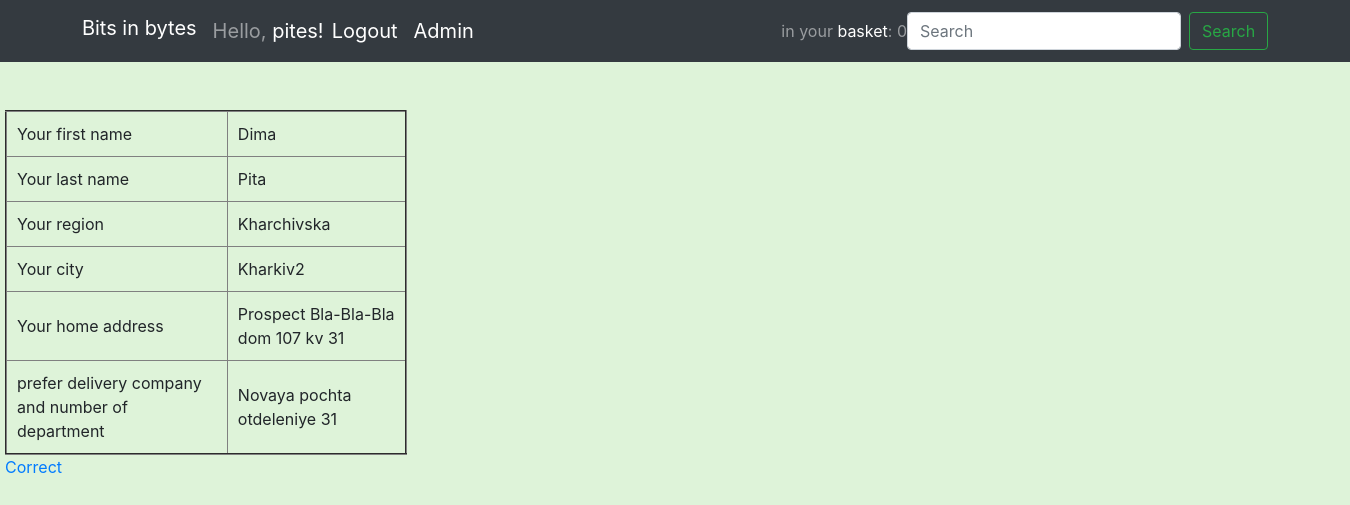
The page /account/profile/ (signed in) on the database its author committed.
### app1/models.py (models this page shows)
class User(AbstractUser):
    region = models.CharField(max_length=60, help_text="Oblast Vashego projivaia", blank=True)
    city = models.CharField(max_length=60, help_text="Gorod Vashego projivaia", blank=True)
    address = models.CharField(max_length=80, help_text="Adress Vashego projivaia", blank=True)
    delivery = models.CharField(max_length=80, help_text="Predpochitaemaya slujba dostavki i nomer otdelenia",
                                blank=True)

### app1/views.py (the view)
# urls.py: url(r'account/profile/$', views.Profile.as_view(), name="profile"),
class Profile(TemplateView):
    template_name = "app1/profile.html"
    def get_context_data(self, **kwargs):
        context = super(Profile, self).get_context_data(**kwargs)
        pk = self.request.user.id
        user_data = get_object_or_404(User, pk=pk)
        context['first_name'] = user_data.first_name
        context['last_name'] = user_data.last_name
        context['region'] = user_data.region
        context['city'] = user_data.city
        context['address'] = user_data.address
        context['delivery'] = user_data.delivery
        return context

### app1/templates/app1/profile.html (shortened to what this page needs)
{% extends "app1/base.html" %}
{% block content %}
    <br>
<br>
<div>
  <table border="2" width="30%" cellpadding="10">
    <tr>
      <td>Your first name</td>
      <td>{{ first_name }}</td>
    </tr>
    <tr>
      <td>Your last name </td>
      <td>{{ last_name }}</td>
    </tr>
    <tr>
      <td>Your region</td>
      <td>{{ region }} </td>
    </tr>
    <tr>
      <td>Your city</td>
      <td>{{ city }} </td>
    </tr>
    <tr>
      <td>Your home address</td>
      <td>{{ address }} </td>
    </tr>
    <tr>
      <td>prefer delivery company and number of department</td>
      <td>{{ delivery }} </td>
    </tr>
  </table>
  <div><a href="{% url 'profile_correct'%}">Correct</a></div>
</div>
{% endblock %}

### app1/templates/app1/base.html (shortened to what this page needs)
{% load static %}
<!DOCTYPE html>
<html lang="en">
<head>
    <link rel="stylesheet" href="https://stackpath.bootstrapcdn.com/bootstrap/4.3.1/css/bootstrap.min.css">
    <link rel="stylesheet" type="text/css" href="{% static 'app1/css/base.css'%}">
</head>
    <body>
        <nav class="navbar navbar-expand-lg navbar-dark bg-dark">
            <div class="navbar-container">
                <a class="navbar-brand" href="/">Bits in bytes</a>
                <div class="collapse navbar-collapse" id="navbarSupportedContent">
                <ul class="navbar-nav mr-auto">
                  {% if user.is_authenticated %}
                   <li class="nav-item active">
                     <span class="navbar-text" style="font-size: 20px">Hello, <a href="{% url 'profile' %}">{{user.username}}!</a></span>
                      </li>
                      <li class="nav-item active">
                        <a class="nav-link" href="{% url 'logout' %}" style="font-size: 20px">Logout</a>
                      </li>
                    {% if user.is_staff == 1 %}
                      <li class="nav-item active">
                        <a class="nav-link" href="/admin/" style="font-size: 20px">Admin</a>
                      </li>
                  {% endif %}
                  {% endif %}
                </ul>
                <div>
                  {% if user.is_authenticated %}
                        <div class="navbar-text">in your <a href="{% url 'basket' %}">basket</a>: {{user.basket_state}}</div>
                  {% endif %}
                </div>
                <div>
                    <form class="form-inline my-2 my-lg-0" action="{% url 'searching' %}" method="get">
                      <input class="form-control mr-sm-2" name="search" type="search" placeholder="Search" aria-label="Search">
                      <button class="btn btn-outline-success my-2 my-sm-0" type="submit">Search</button>
                    </form>
                </div>
                </div>
            </div>
        </nav>
    <div class="main-content">
        {% block content %}
        {% endblock %}
    </div>
</body>
</html>

### app1/static/app1/css/base.css (style rules this page uses)
body { background: #32b81729; padding: 0; margin: 0; }
div, a, img, form, button { box-sizing: border-box; }
a { text-decoration: none; }
ul, li { display: block; padding: 0; margin: 0; }
.navbar-container { width: 90%; margin: 0 auto; display: flex; }
.main-content { width: 1340px; margin: 0 auto; }

### rows shown on the page
User: username "pites", basket_state "0", first_name "Dima", last_name "Pita", region "Kharchivska", city "Kharkiv2", address "Prospect Bla-Bla-Bla dom 107 kv 31", delivery "Novaya pochta otdeleniye 31"
